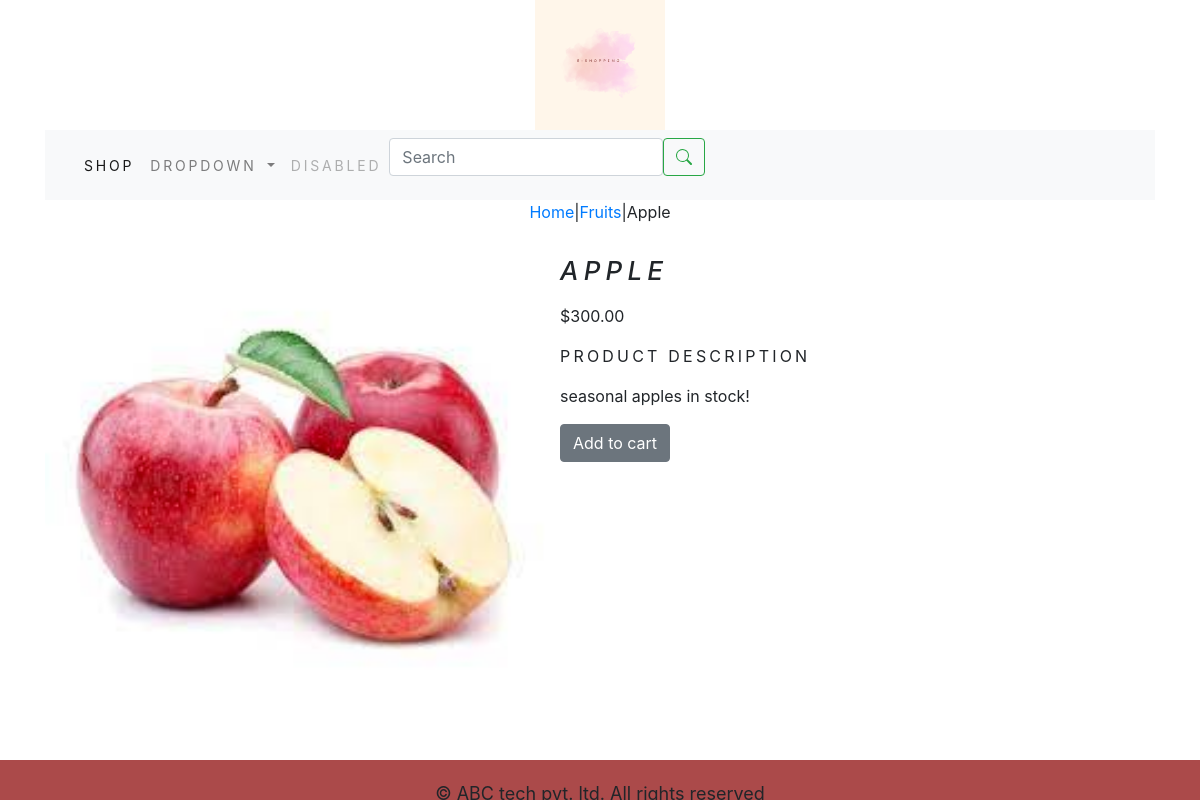
/shopapp/fruits/apple/, run on an earlier commit of the app's database.
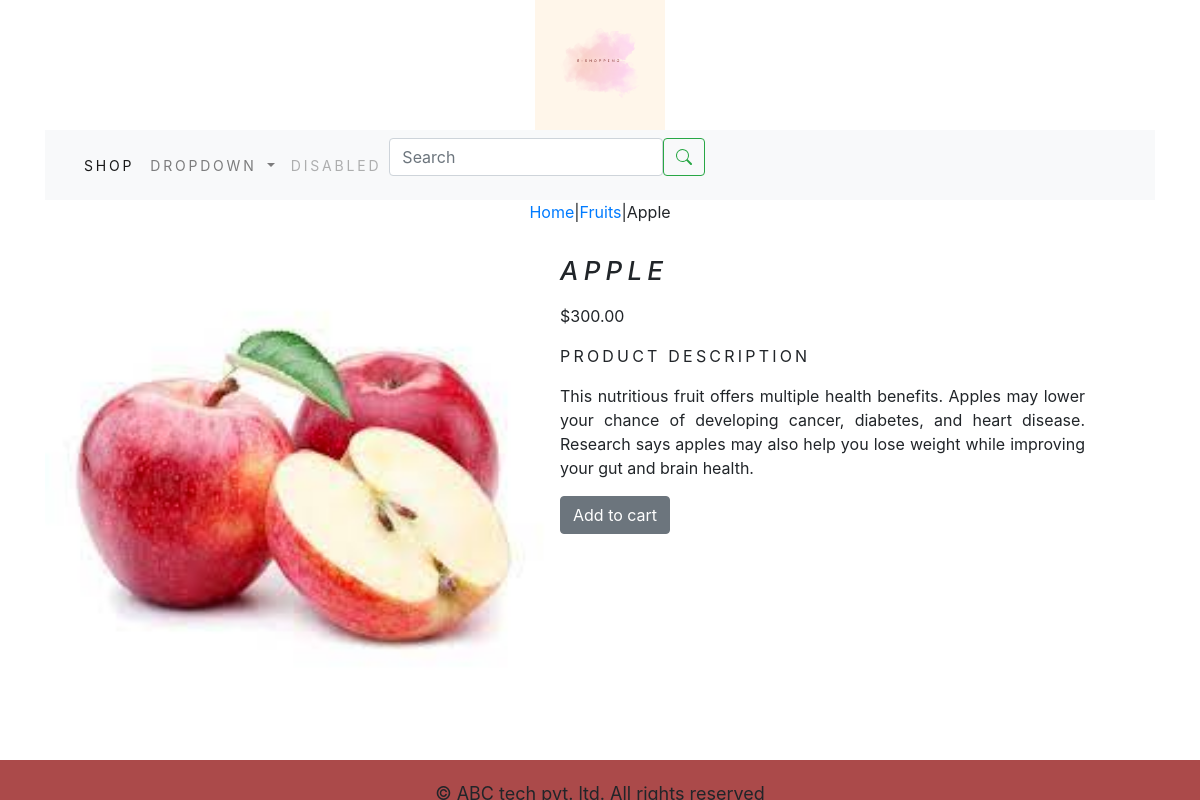
And on a later commit of the database.
### shopapp/models.py (models this page shows, shortened)
class Product(models.Model):
    name=models.CharField(max_length=250,unique=True)
    slug=models.SlugField(max_length=250,unique=True)
    description=models.TextField(blank=True)
    price=models.DecimalField(max_digits=10,decimal_places=2)
    category=models.ForeignKey(Category,on_delete=models.CASCADE)
    image=models.ImageField(upload_to='product',blank=True)
    stock=models.IntegerField()
    available=models.BooleanField(default=True)
    created=models.DateTimeField(auto_now_add=True)
    updated=models.DateTimeField(auto_now=True)
    class Meta:
        ordering=('name',)
        verbose_name='product'
        verbose_name_plural='products'
    def __str__(self):
        return '{}' .format(self.name)

class Category(models.Model):
    name=models.CharField(max_length=250,unique=True)
    slug=models.SlugField(max_length=250,unique=True)
    description=models.TextField(blank=True)
    image=models.ImageField(upload_to='category',blank=True)
    class Meta:
        ordering=('name',)
        verbose_name='category'
        verbose_name_plural='categories'
    def get_url(self):
        return reverse('shopapp:products_by_category',args=[self.slug])
    def __str__(self):
        return '{}' .format(self.name)

### shopapp/views.py (the view)
# urls.py: path('<slug:c_slug>/<slug:product_slug>/',views.proDetail,name='prodCatdetail'),
def proDetail(request,c_slug,product_slug):
    try:
        product=Product.objects.get(category__slug=c_slug, slug=product_slug)
        print("Product:", product)
    except Exception as e:
        raise e
    return render(request,'product.html',{'product':product})

### cart/context_processors.py (called while the page is built)
def counter(request):
    item_count=0
    if 'admin' in request.path:
        return {}
    else:
        try:
            cart=Cart.objects.filter(cart_id=_cart_id(request))
            cart_items=CartItem.objects.all().filter(cart=cart[:1])
            for cart_item in cart_items:
                item_count += cart_item.quantity
        except Cart.DoesNotExist:
            item_count =0
    return dict(item_count=item_count)

### cart/views.py (called while the page is built)
def _cart_id(request):
    Cart=request.session.session_key
    if not Cart:
        Cart=request.session.create()
    return Cart

### shopapp/context_processors.py (called while the page is built)
def menu_links(request):
    links=Category.objects.all()
    return dict(links=links)

### templates/product.html (shortened to what this page needs)
{% extends 'base.html' %}
{% load static %}
{% block content %}
<div class="prod_main">
    <div class="mx-auto">
        <p><a href="{% url 'shopapp:allProdCat' %}">Home</a>|<a
                href="{{product.category.get_url}}">{{product.category}}</a>|{{product.name}}</p>
    </div>
    <div class="prod_inner">
        <img class="prod_image" src="{{product.image.url}}" alt="{{product.name}}">
        <div class="col-12 col-sm-12 col-md-12 col-lg-6 prod_bottom">
            <h2 class="my_prod_title">{{product.name}}</h2>
            <p>${{product.price}}</p>
            <p class="my_title"> Product Description </p>
            <p class="text-justify my_prod_text">{{product.description}}</p>
            {% if product.stock <= 0 %}
             <p class="text-justify my_prod_text"><b>Out of stock</b></p>
            {% else %}
                <a class="btn btn-secondary" href="{% url 'cart:add_cart' product.id %}">Add to cart</a><br>
        </div>
    </div>
</div>
{% endif %}
{% endblock %}

What changed in the data, as far as the page shows it:
changed Product "APPLE": description "seasonal apples in stock!" → "This nutritious fruit offers multiple health benefits. Apples may lower your chance of developing cancer, diabetes, and heart disease. Research says apples may also help you lose weight while improving your gut and brain health."
